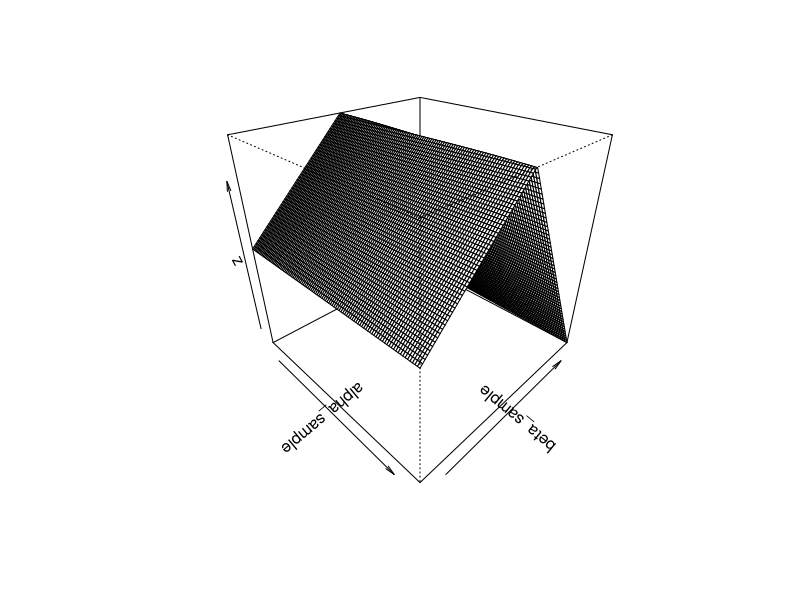

Recreate this plot in R. (Note: this script raises an error after producing the figure.)
x = c(53,57,58,63,66,67,67,67,68,69,70,70,70,70,72,73,75,75,76,76,78,79,81)
y = c(1,1,1,1,0,0,0,0,0,0,0,0,1,1,0,0,0,2,0,0,0,0,0)

p5log = function(alpha, beta) {
    sum(-log(1+exp(alpha+beta*x)) + y*(alpha+beta*x))
}

p5log_vector = function(theta) {
    alpha = theta[1]
    beta = theta[2]
    return(sum(-log(1+exp(alpha+beta*x)) + y*(alpha+beta*x)))
}

alpha_sample = seq(-5, 5, length.out = 100)
beta_sample = seq(-5, 5, length.out = 100)
z = matrix(nrow = length(alpha_sample), ncol = length(beta_sample))

for(i in 1:length(alpha_sample)) {
    for(j in 1:length(beta_sample))
        z[i,j] = p5log(alpha_sample[i], beta_sample[j])
}

persp(alpha_sample, beta_sample, z, theta = 45, phi = 30)

p5b = optim(c(0,0), p5log_vector, method= "Nelder-Mead", control=list(fnscale=-1))
summary(p5b)

p5c = newtonRaphson(p5log_vector, c(0,0), maxiter = 50000)
summary(p5c)

p5e = optim(c(0,0), p5log_vector, method= "BFGS", control=list(fnscale=-1))
summary(p5e)
